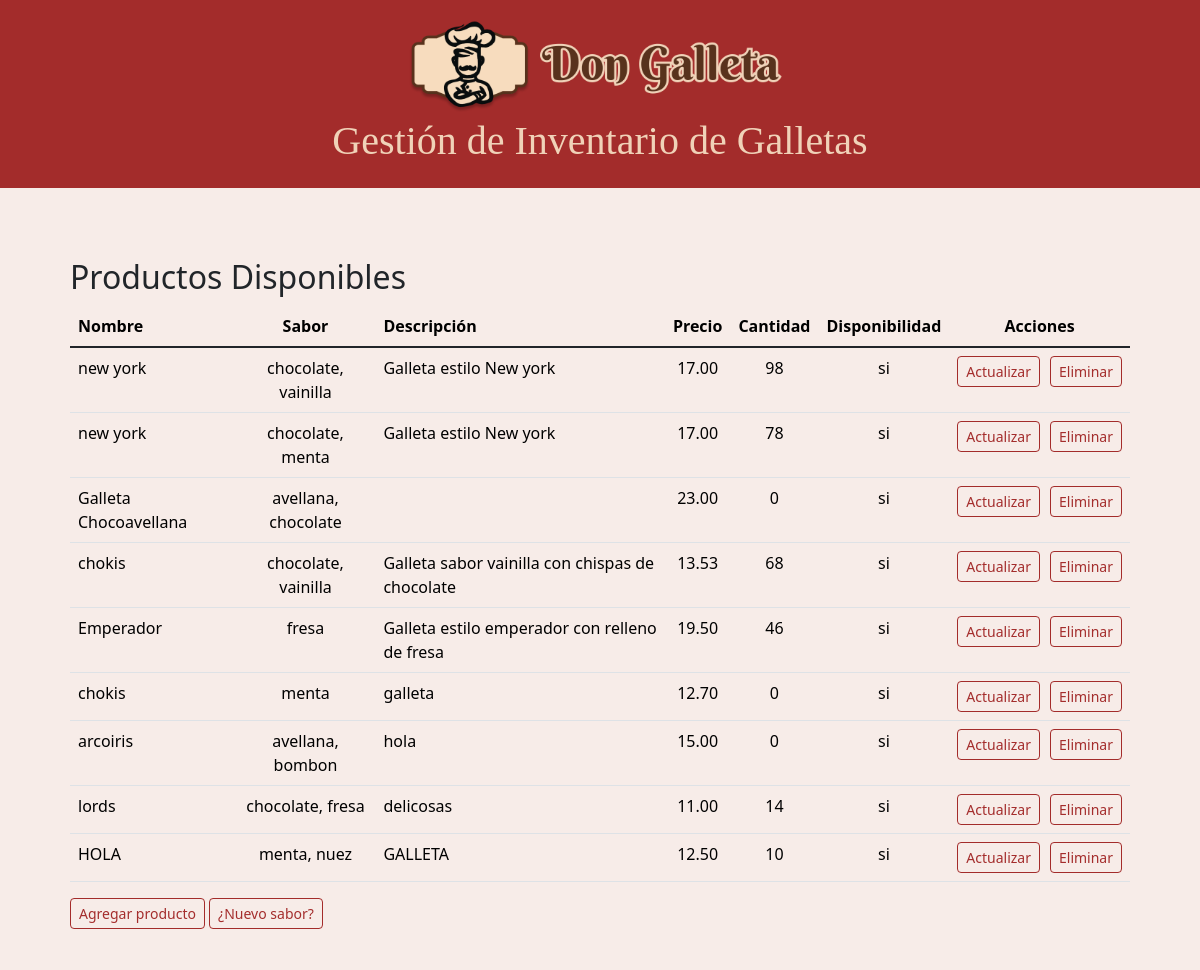
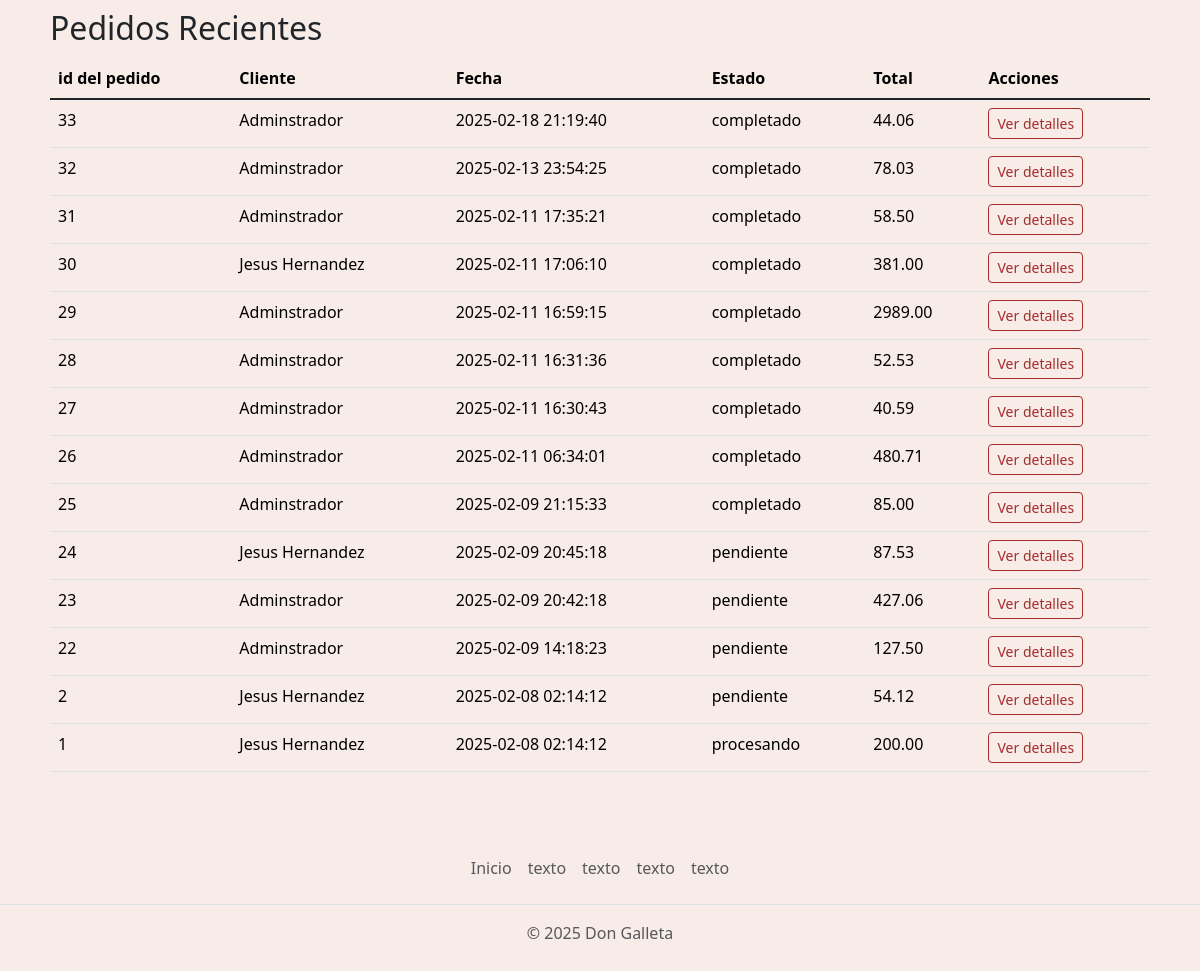
Screenshot of /www/public/admin.php (signed in) with the database file from the repository (2 pictures, top to bottom).
### tables this page shows
CREATE TABLE `Productos` (
  `id` int NOT NULL,
  `nombre` varchar(100) NOT NULL,
  `descripcion` text,
  `precio` decimal(10,2) NOT NULL,
  `imagen` varchar(255) DEFAULT NULL,
  `disponibilidad` tinyint(1) DEFAULT '1',
  `stock` int NOT NULL DEFAULT '0'
);

### www/public/admin.php (the view, shortened to what this page needs)
<?php
$pdo = conexion();
?>
<!DOCTYPE html>
<html lang="es">
<head>
    <link rel="stylesheet" href="https://cdn.jsdelivr.net/npm/bootstrap@5.3.3/dist/css/bootstrap.min.css">
    <link rel="stylesheet" href="./css/globals.css">
    <link rel="stylesheet" href="./css/admin.css">
</head>
<body>
    <header>
        <img class="img-fluid" src="img/logo.png" alt="logo" width="400">
        <h1>Gestión de Inventario de Galletas</h1>
    </header>
    <div class="container">
        <section class="productos">
            <h2>Productos Disponibles</h2>
            <div class="table-responsive">
                <table class="table table-hover" style="--bs-table-bg: transparent;">
                    <thead class="table-light" style="--bs-table-bg: transparent;">
                        <tr>
                            <th>Nombre</th>
                            <th style='text-align: center;'>Sabor</th>
                            <th>Descripción</th>
                            <th style='text-align: center;'>Precio</th>
                            <th style='text-align: center;'>Cantidad</th>
                            <th style='text-align: center;'>Disponibilidad</th>
                            <th style='text-align: center;'>Acciones</th>
                        </tr>
                    </thead>
                    <tbody class="table-group-divider">
                        <?php
                        try {
                            $sql = "SELECT p.id, p.nombre, p.descripcion, p.precio, p.imagen, p.stock, p.disponibilidad, GROUP_CONCAT(s.nombre ORDER BY s.nombre SEPARATOR ', ') AS sabores
                                    FROM Productos p
                                    LEFT JOIN Producto_sabor ps ON p.id = ps.id_producto
                                    LEFT JOIN Sabores s ON ps.id_sabor = s.id
                                    GROUP BY p.id";
                            $stmt = $pdo->query($sql);
                            $stmt->execute();
                            $productos = $stmt->fetchAll(PDO::FETCH_ASSOC);
                            foreach ($productos as $producto) {
                                echo "<tr>
                                <td style='text-align: left;'> $producto[nombre]</td>
                                <td style='text-align: center;'> $producto[sabores] </td>
                                <td> $producto[descripcion]</td>
                                <td style='text-align: center;'> $producto[precio]</td>
                                <td style='text-align: center;'> $producto[stock]</td>
                                <td style='text-align: center;'>" . ($producto['disponibilidad'] ? "si" : "no") . "</td>
                                <td>
                                    <div class='botones-accion'>
                                        <button type='button' class='btn btn-outline-danger btn-sm btn-accion' data-bs-toggle='modal' data-bs-target='#actualizarProducto' data-id='{$producto['id']}'>Actualizar</button>
                                        <button type='button' class='btn btn-outline-danger btn-sm btn-accion' data-bs-toggle='modal' data-bs-target='#eliminarProducto' data-id='{$producto['id']}'>Eliminar</button>
                                    </div>
                                </td>
                            </tr>";
                            }
                        } catch (PDOException $th) {
                            echo "Error: " . $th->getMessage();
                        }
                        ?>
                    </tbody>
                </table>
            </div>
            <button type='button' class='btn btn-outline-danger btn-sm btn-accion' data-bs-toggle='modal'
                data-bs-target='#agregarProducto'>Agregar producto</button>
            <button type='button' class="btn btn-outline-danger btn-sm btn-accion" data-bs-target="#agrega-sabor"
                data-bs-toggle="modal">¿Nuevo sabor?</button>
        </section>
        <section class="pedidos">
            <h2>Pedidos Recientes</h2>
            <div class="table-responsive">
                <table class="table table-hover" style="--bs-table-bg: transparent;">
                    <thead class="table-light" style="--bs-table-bg: transparent;">
                        <tr>
                            <th>id del pedido</th>
                            <th>Cliente</th>
                            <th>Fecha</th>
                            <th>Estado</th>
                            <th>Total</th>
                            <th>Acciones</th>
                        </tr>
                    </thead>
                    <tbody class="table-group-divider">
                        <?php
                        try {
                            $sql = "SELECT * FROM Pedidos_Usuarios ORDER BY fecha_pedido DESC";
                            $stmt = $pdo->query($sql);
                            while ($pedido = $stmt->fetch(PDO::FETCH_ASSOC)) {
                                echo "<tr>
                                <td>{$pedido['id_pedido']}</td>
                                <td>{$pedido['cliente']}</td>
                                <td>{$pedido['fecha_pedido']}</td>
                                <td>{$pedido['estado']}</td>
                                <td>{$pedido['total']}</td>
                                <td>
                                     <button type='button' class='btn btn-outline-danger btn-sm btn-accion' data-bs-toggle='modal' data-bs-target='#detallePedido' data-id='{$pedido['id_pedido']}'>Ver detalles</button>
                                </td>
                              </tr>";
                            }
                        } catch (PDOException $e) {
                            echo "Error: " . $e->getMessage();
                        }
                        ?>
                    </tbody>
                </table>
            </div>
        </section>
    </div>
    <footer class="py-3 my-4">
        <ul class="nav justify-content-center border-bottom pb-3 mb-3">
            <li class="nav-item"><a href="index.php" class="nav-link px-2 text-body-secondary">Inicio</a></li>
            <li class="nav-item"><a href="#" class="nav-link px-2 text-body-secondary">texto</a></li>
            <li class="nav-item"><a href="#" class="nav-link px-2 text-body-secondary">texto</a></li>
            <li class="nav-item"><a href="#" class="nav-link px-2 text-body-secondary">texto</a></li>
            <li class="nav-item"><a href="#" class="nav-link px-2 text-body-secondary">texto</a></li>
        </ul>
        <p class="text-center text-body-secondary">© 2025 Don Galleta</p>
    </footer>
</body>
</html>

### www/public/css/globals.css (style rules this page uses)
* { margin: 0; padding: 0; text-decoration: none; }
a { text-decoration: none; background-color: transparent !important; }
body { margin: 0; padding: 0; font-size: 16px; background-color: #f7ece8; }
button { border: none; border-radius: 10px; background-color: transparent; }
img { background-color: transparent !important; }

### www/public/css/admin.css (style rules this page uses)
header { background-color: #930606d4; font-family: "Bershkire Swash", serif; color: #f0d2b8; padding: 15px; text-align: center; }
.container { padding: 20px; flex-grow: 1; }
.productos { margin: 50px 20px; }
h2 { margin-bottom: 10px; }
.botones-accion { text-align: center; display: flex; gap: 10px; justify-content: center; }
.btn.btn-outline-danger.btn-sm.btn-accion { --bs-btn-color: #930606d4; --bs-btn-border-color: #930606d4; --bs-btn-hover-color: #fff; --bs-btn-hover-bg: #930606d4; --bs-btn-hover-border-color: #930606d4; --bs-btn-focus-shadow-rgb: 220, 53, 69; --bs-btn-active-color: #fff; --bs-btn-active-bg: #dc3545; --bs-btn-active-border-color: #dc3545; --bs-btn-active-shadow: inset 0 3px 5px rgba(0, 0, 0, 0.125); --bs-btn-disabled-color: #dc3545; --bs-btn-disabled-bg: transparent; --bs-btn-disabled-border-color: #dc3545; --bs-gradient: none; }

### rows the page displays
productos: nombre "new york", producto "chocolate, vainilla", descripcion "Galleta estilo New york", precio "17.00", stock "98", disponibilidad "si"
productos: nombre "new york", producto "chocolate, menta", descripcion "Galleta estilo New york", precio "17.00", stock "78", disponibilidad "si"
productos: nombre "Galleta Chocoavellana", producto "avellana, chocolate", precio "23.00", stock "0", disponibilidad "si"
productos: nombre "chokis", producto "chocolate, vainilla", descripcion "Galleta sabor vainilla con chispas de chocolate", precio "13.53", stock "68", disponibilidad "si"
productos: nombre "Emperador", producto "fresa", descripcion "Galleta estilo emperador con relleno de fresa", precio "19.50", stock "46", disponibilidad "si"
productos: nombre "chokis", producto "menta", descripcion "galleta", precio "12.70", stock "0", disponibilidad "si"
productos: nombre "arcoiris", producto "avellana, bombon", descripcion "hola", precio "15.00", stock "0", disponibilidad "si"
productos: nombre "lords", producto "chocolate, fresa", descripcion "delicosas", precio "11.00", stock "14", disponibilidad "si"
productos: nombre "HOLA", producto "menta, nuez", descripcion "GALLETA", precio "12.50", stock "10", disponibilidad "si"

### other values shown
$pedido['id_pedido'] "33"
$pedido['cliente'] "Adminstrador"
$pedido['fecha_pedido'] "2025-02-18 21:19:40"
$pedido['estado'] "completado"
$pedido['total'] "44.06"
$pedido['id_pedido'] "32"
$pedido['fecha_pedido'] "2025-02-13 23:54:25"
$pedido['total'] "78.03"
$pedido['id_pedido'] "31"
$pedido['fecha_pedido'] "2025-02-11 17:35:21"
$pedido['total'] "58.50"
$pedido['id_pedido'] "30"
$pedido['cliente'] "Jesus Hernandez"
$pedido['fecha_pedido'] "2025-02-11 17:06:10"
$pedido['total'] "381.00"
